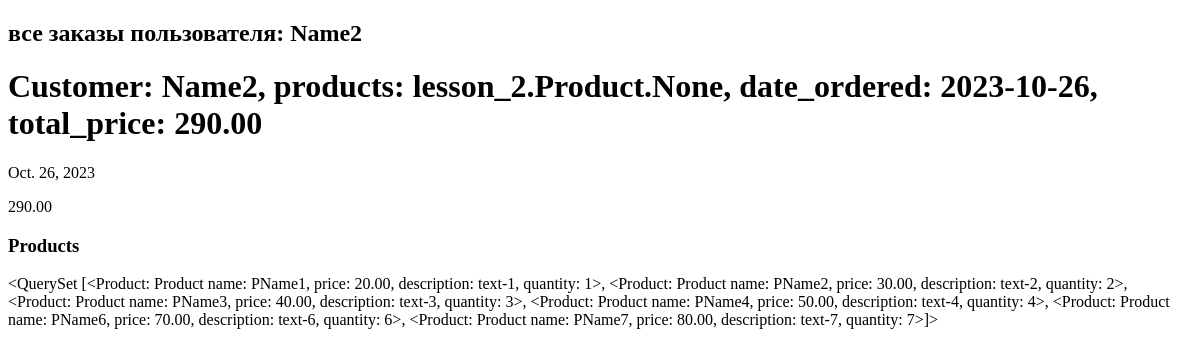
/user/2/, run on an earlier commit of the app's database.
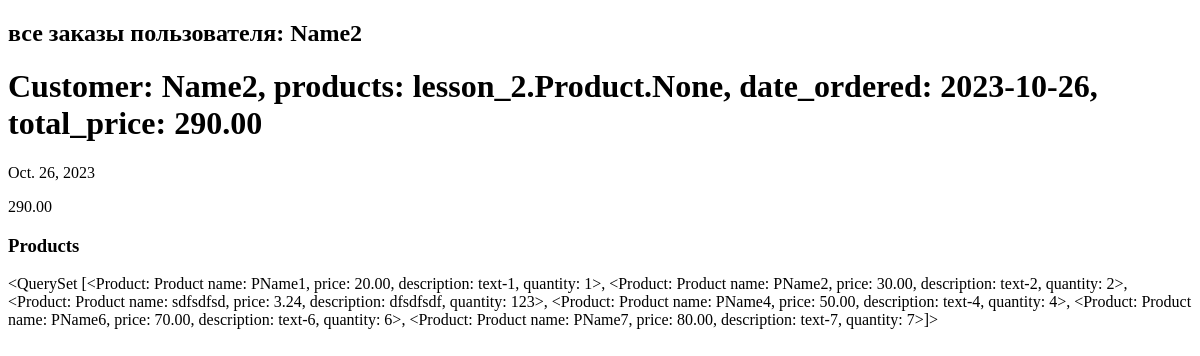
And on a later commit of the database.
### lesson_2/models.py (models this page shows, shortened)
class User(models.Model):
    name = models.CharField(max_length=100)
    email = models.EmailField()
    password = models.CharField(max_length=100)
    phone = models.CharField(max_length=20)
    address = models.CharField(max_length=100)
    date_registered = models.DateField(auto_now_add=True)

class Order(models.Model):
    customer = models.ForeignKey(User, on_delete=models.CASCADE)
    products = models.ManyToManyField(Product)
    date_ordered = models.DateField(auto_now_add=True)
    total_price = models.DecimalField(max_digits=8, decimal_places=2)
    def __str__(self):
        return f'Customer: {self.customer.name}, products: {self.products},  date_ordered: {self.date_ordered}, total_price: {self.total_price}'

class Product(models.Model):
    name = models.CharField(max_length=100)
    price = models.DecimalField(max_digits=8, decimal_places=2)
    description = models.TextField()
    quantity = models.IntegerField()
    image = models.ImageField(upload_to='images')
    def __str__(self):
        return f'Product name: {self.name}, price: {self.price},  description: {self.description}, quantity: {self.quantity}'

### lesson_2/views.py (the view)
# urls.py: path('user/<int:user_id>/', basket, name='basket'),
def basket(request, user_id):
    products = []
    user = User.objects.filter(pk=user_id).first()
    orders = Order.objects.filter(customer=user).all()
    for order in orders:
        products.append(order.products.all())
    products.reverse()
    context = {'user': user, 'orders': orders, 'products': products}
    print(products)
    return render(request, "lesson_2/user_all_orders.html", context)

### lesson_2/templates/lesson_2/user_all_orders.html (shortened to what this page needs)
{% extends 'lesson_2/base.html' %}
{% block content %}
    <h2>все заказы пользователя: {{ user.name }}</h2>
    {% for order in orders %}
        <h1>{{ order }}</h1>
        <p>{{ order.date_ordered }}</p>
        <p>{{ order.total_price }}</p>
                <h3>Products</h3>
                <p>{{ products.pop }}</p>
    {% endfor %}
{% endblock %}

### lesson_2/templates/lesson_2/base.html (shortened to what this page needs)
<!DOCTYPE html>
<html>
    <head>
    </head>
<body>
    {% block content %}{% endblock %}
</body>
</html>

What changed in the data, as far as the page shows it:
changed through a linked row, Product: pop "…2>, <Product: Product name: PName3, price: 40.00, description: text-3, quantity: 3>, <Product: Product name: PName4,…" → "…2>, <Product: Product name: sdfsdfsd, price: 3.24, description: dfsdfsdf, quantity: 123>, <Product: Product name: PName4,…"
